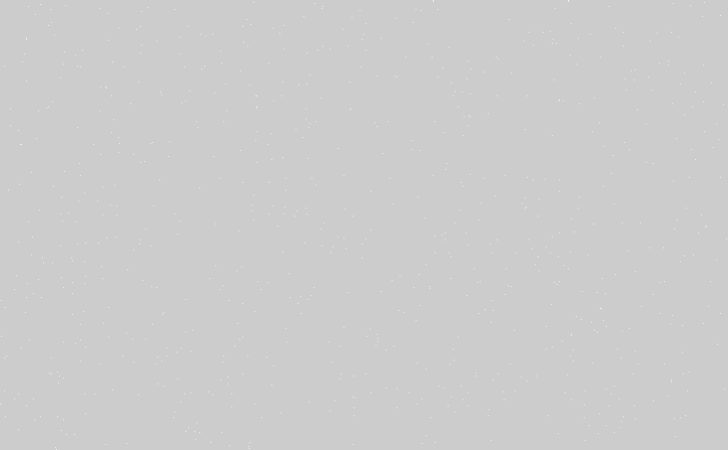
Frame 1 (no input)
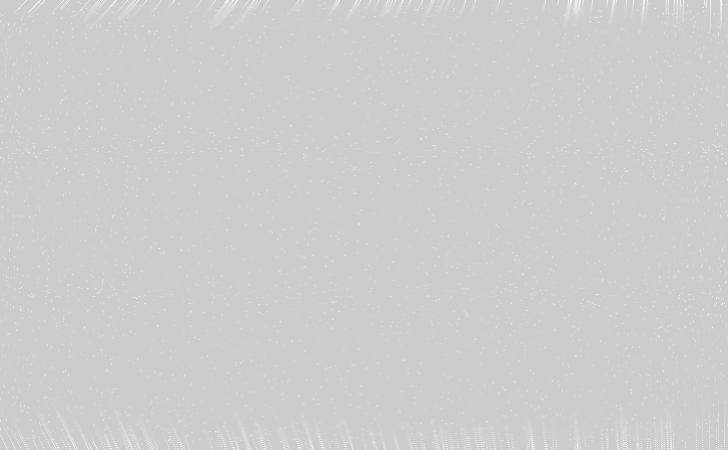
Frame 60 (the mouse pressed at the canvas centre just before this capture)
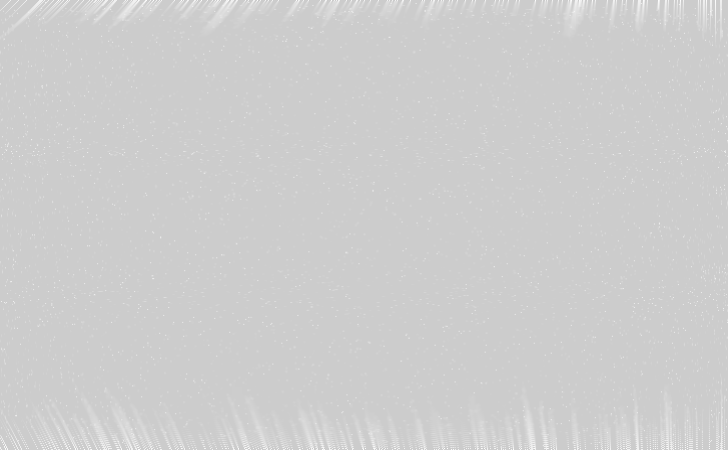
Frame 120 (the mouse held since frame 60 and released just before this capture)

The Processing sketch that drew these frames (run headless with seeded random() and noise(); from frame 60 on, the mouse is pressed at the canvas centre):

// Processing sketch: processing_3785
// ── processing_3785.pde

//for the tiny sketch competition, edited for clarity

void setup() {
 size(728,450);
 stroke(255);
}

void draw() {
  for (int c=0; c < 777; ++c) { 
      point(random(width),random(height));
  }
  blend(0,0,width,height,-1,1,width+1,height-3,BLEND);
  // filter(BLUR);
  // filter(ERODE); 
}
